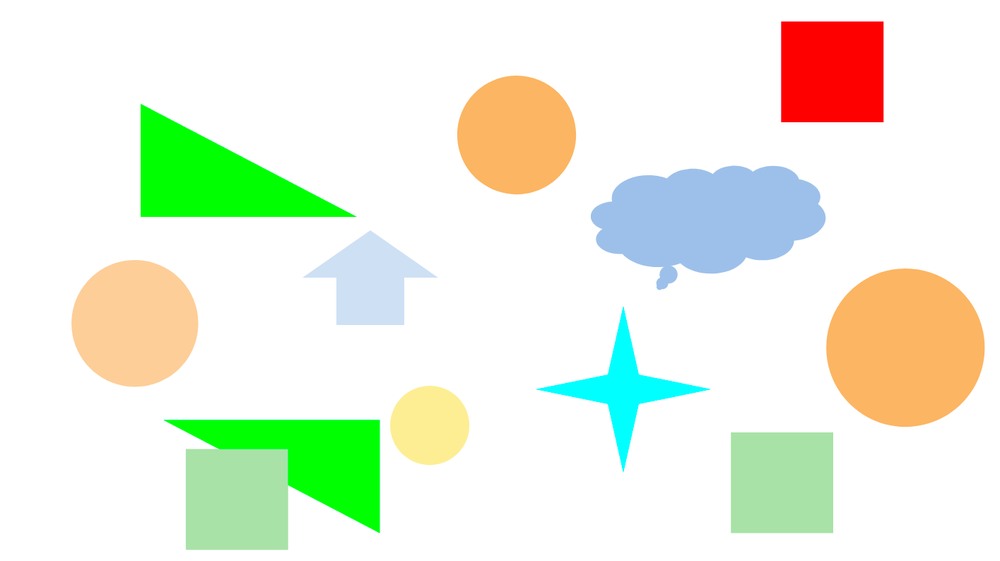
#> input picture 2025_08_15/formas.png, 1000 x 561 px, shrunk from 1415 x 794 before the run
$ jupyter execute --allow-errors Hough_Morfologia_2025.ipynb   (shell and % lines are left out)
#> lines starting #> are read from the running program, lines starting #| are printed output that depends on the picture; after the words box and inside, x2 and y2 are one past the last pixel; in counts of white or black regions, pixels touching at a corner belong together
[cell 1]
import cv2
from matplotlib import pyplot as plt
import numpy as np
import math
img = cv2.imread('formas.png')
#> img is the input picture: shape (561, 1000, 3); mean B, G, R 223.8, 241.4, 234.6
img = cv2.cvtColor(img, cv2.COLOR_BGR2RGB)


plt.imshow(img)

[cell 2]
img_gray = cv2.cvtColor(img, cv2.COLOR_BGR2GRAY)
edges = cv2.Canny(img_gray,50,150)
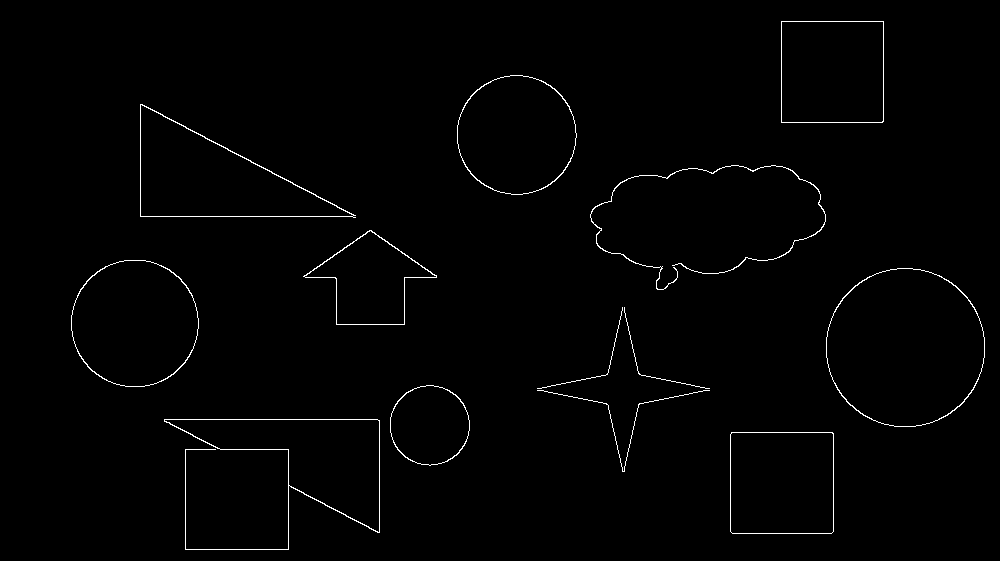
#> edges: shape (561, 1000); 1.1% white in thin lines or dots, all inside (x1, y1, x2, y2) = (71, 21, 985, 550)
circles=cv2.HoughCircles(edges,cv2.HOUGH_GRADIENT,dp=100,minDist=50,param1=10,param2=30,minRadius=50,maxRadius=150)
#> circles = [[250, 350, 90], [750, 350, 90], [550, 450, 90], [250, 150, 90], [550, 150, 90], [950, 350, 90]]

bordas_rgb = cv2.cvtColor(edges, cv2.COLOR_GRAY2RGB)
output = bordas_rgb


if circles is not None:
    circles = np.uint16(np.around(circles))
    for i in circles[0,:]:
        # desenha o contorno do circulo
        cv2.circle(output,(i[0],i[1]),i[2],(0,255,0),2)
        # desenha no centro do circulo
        cv2.circle(output,(i[0],i[1]),2,(0,0,255),3)
#> this loop made 6 passes
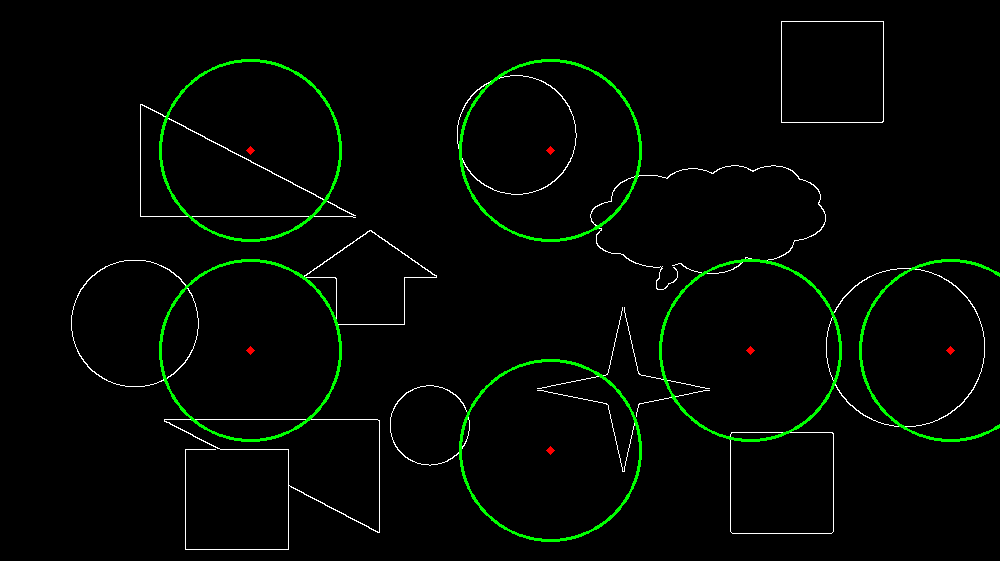
#> output: shape (561, 1000, 3); mean B, G, R 2.6, 7, 2.7

plt.figure(figsize = (10,10))
plt.imshow(output, cmap="gray")

[cell 3]
img_gray = cv2.cvtColor(img, cv2.COLOR_BGR2GRAY)
edges = cv2.Canny(img_gray,50,150)
circles=cv2.HoughCircles(edges,cv2.HOUGH_GRADIENT,dp=1,minDist=10,param1=30,param2=30,minRadius=50,maxRadius=120)
#> circles = [[904.5, 348.5, 79.4], [133.5, 321.5, 63.7], [516.5, 135.5, 59.1]]

bordas_rgb = cv2.cvtColor(edges, cv2.COLOR_GRAY2RGB)
output = bordas_rgb


if circles is not None:
    circles = np.uint16(np.around(circles))
#> circles = [[904, 348, 79], [134, 322, 64], [516, 136, 59]]
    for i in circles[0,:]:
        # desenha o contorno do circulo
        cv2.circle(output,(i[0],i[1]),i[2],(0,255,0),10)
        # desenha no centro do circulo
        cv2.circle(output,(i[0],i[1]),5,(255,255,255),10)
#> this loop made 3 passes
#> output: shape (561, 1000, 3); mean B, G, R 2.5, 8.8, 2.5


plt.imshow(output, cmap="gray")

[cell 4]
img = cv2.imread('coins.png',0)
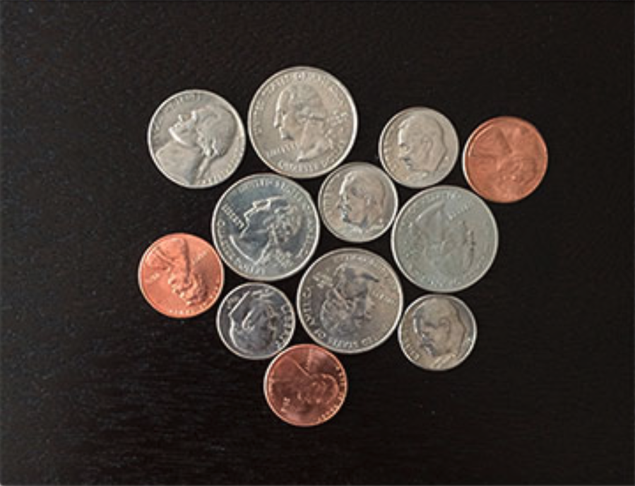
#> input picture 2025_08_15/coins.png, 635 x 486 px, shrunk from 899 x 688 before the run
#> img: shape (486, 635); min 1, max 251, mean 55.6
img = cv2.medianBlur(img,5)
cimg = cv2.cvtColor(img,cv2.COLOR_GRAY2RGB)

circles = cv2.HoughCircles(img,cv2.HOUGH_GRADIENT,1,20,param1=50,
                           param2=40,minRadius=45,maxRadius=60)
#> circles = [[349.5, 299.5, 52.8], [195.5, 138.5, 49.4], [301.5, 121.5, 54.9], [443.5, 237.5, 53.9], [264.5, 227.5, 53.9]]

circles = np.uint16(np.around(circles))
#> circles = [[350, 300, 53], [196, 138, 49], [302, 122, 55], [444, 238, 54], [264, 228, 54]]
for i in circles[0,:]:
    cv2.circle(cimg,(i[0],i[1]),i[2],(0,255,0),2)
#> this loop made 5 passes
#> cimg: shape (486, 635, 3); mean B, G, R 53.6, 57.7, 53.6


plt.imshow(cimg)

[cell 5]
img = cv2.imread('coins.png',0)
img = cv2.medianBlur(img,9)
cimg = cv2.cvtColor(img,cv2.COLOR_GRAY2RGB)

circles = cv2.HoughCircles(img,cv2.HOUGH_GRADIENT,1,20,param1=50,param2=40,
                           minRadius=75,maxRadius=90)
#> circles = None

#> (the rest of this cell did not finish here and is left out)

[cell 6]
# Carregar a imagem
img = cv2.imread('coins.png', 0)
img = cv2.medianBlur(img, 5)
cimg = cv2.cvtColor(img, cv2.COLOR_GRAY2RGB)

# Detectar círculos
circles = cv2.HoughCircles(img, cv2.HOUGH_GRADIENT, 1, 20, param1=50, param2=40, minRadius=75, maxRadius=90)

if circles is not None:
    # Converter para inteiros
    circles = np.uint16(np.around(circles))

    # Contador de moedas de 1 dólar
    dollar_coins_count = 0

    for i in circles[0, :]:
        # Verificar se o raio está na faixa esperada para uma moeda de 1 dólar
        if 75 <= i[2] <= 90:
            dollar_coins_count += 1
            cv2.circle(cimg, (i[0], i[1]), i[2], (0, 255, 0), 2)

    # Exibir a quantidade de moedas de 1 dólar
    print("Quantidade de moedas de 1 dólar:", dollar_coins_count)

    # Exibir a imagem com as moedas de 1 dólar detectadas
    plt.figure(figsize=(7, 7))
    plt.imshow(cimg)
    plt.show()
else:
    print("Nenhuma moeda detectada.")

[cell 7]
# Carregar a imagem
img = cv2.imread('coins.png')
#> img is the input picture: shape (486, 635, 3); mean B, G, R 49.8, 54.3, 62.4
gray = cv2.cvtColor(img, cv2.COLOR_BGR2GRAY)
img_copy = img.copy()

# Detectar círculos
circles = cv2.HoughCircles(gray, cv2.HOUGH_GRADIENT, 1, 20, param1=50, param2=40, minRadius=75, maxRadius=90)

if circles is not None:
    # Converter para inteiros
    circles = np.uint16(np.around(circles))

    # Criar uma máscara para as moedas
    mask = np.zeros_like(gray)
    for i in circles[0, :]:
        cv2.circle(mask, (i[0], i[1]), i[2], 255, -1)

    # Segmentar as moedas contornadas
    segmented_coins = cv2.bitwise_and(img_copy, img_copy, mask=mask)

    # Exibir as moedas segmentadas

    plt.imshow(segmented_coins)

    plt.show()
else:
    print("Nenhuma moeda detectada.")

[cell 8]
# Carregar a imagem
img = cv2.imread('coins.png')
gray = cv2.cvtColor(img, cv2.COLOR_BGR2GRAY)
img_copy = img.copy()

# Detectar círculos
circles = cv2.HoughCircles(gray, cv2.HOUGH_GRADIENT, 1, 20, param1=50, param2=40, minRadius=75, maxRadius=90)

if circles is not None:
    # Converter para inteiros
    circles = np.uint16(np.around(circles))

    # Criar uma máscara para as moedas
    mask = np.zeros_like(gray)
    for i in circles[0, :]:
        cv2.circle(mask, (i[0], i[1]), i[2], 255, -1)

    # Segmentar as moedas contornadas
    segmented_coins = cv2.bitwise_and(img_copy, img_copy, mask=mask)

    # Encontrar contornos
    contours, _ = cv2.findContours(mask, cv2.RETR_EXTERNAL, cv2.CHAIN_APPROX_SIMPLE)

    # Desenhar contornos nas moedas segmentadas
    cv2.drawContours(segmented_coins, contours, -1, (0, 0, 255), 2)

    # Adicionar centro de massa de cada moeda
    for cnt in contours:
        # Calcular momentos do contorno
        M = cv2.moments(cnt)
        # Calcular coordenadas do centro de massa
        cx = int(M['m10'] / M['m00'])
        cy = int(M['m01'] / M['m00'])
        # Desenhar marcador no centro de massa
        cv2.circle(segmented_coins, (cx, cy), 5, (255, 0, 0), -1)

    # Exibir a quantidade de moedas
    print("Quantidade de moedas:", len(contours))

    # Exibir as moedas segmentadas com contornos e centro de massa
    plt.figure(figsize=(10, 10))
    plt.imshow(segmented_coins[:,:,::-1])
    plt.axis('off')
    plt.show()
else:
    print("Nenhuma moeda detectada.")

### **DETECÇÃO DE RETAS**

[cell 9]
img = cv2.imread('formas.png')
img = cv2.cvtColor(img, cv2.COLOR_BGR2RGB)


plt.imshow(img)
plt.show()
img_gray = cv2.cvtColor(img, cv2.COLOR_BGR2GRAY)
edges = cv2.Canny(img_gray,50,150)

lines = cv2.HoughLinesP(edges, 1, math.pi/180.0, 100, np.array([]), 180, 5)
#> lines = [[140, 216, 352, 216], [164, 419, 377, 419], [146, 106, 355, 217]]

hough_img = cv2.cvtColor(edges, cv2.COLOR_GRAY2BGR)

for line in lines:
    x1, y1, x2, y2 = line[0]
    cv2.line(hough_img, (x1, y1), (x2, y2), (255, 0, 255), 5)
#> this loop made 3 passes
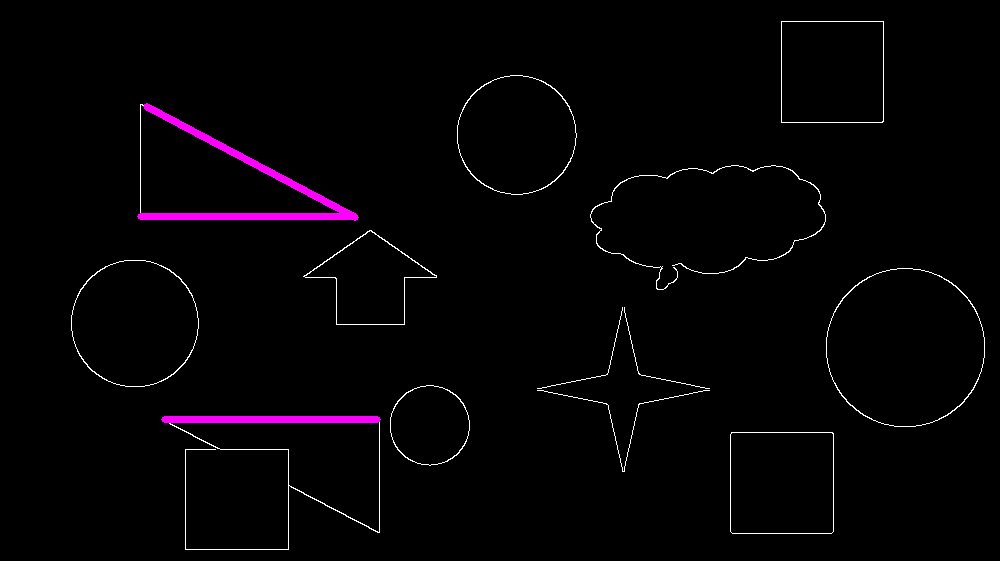
#> hough_img: shape (561, 1000, 3); mean B, G, R 4.5, 2.3, 4.5


plt.imshow(hough_img)

[cell 10]
img = cv2.imread('formas.png')
img = cv2.cvtColor(img, cv2.COLOR_BGR2RGB)


plt.imshow(img)
plt.show()
img_gray = cv2.cvtColor(img, cv2.COLOR_BGR2GRAY)
edges = cv2.Canny(img_gray,50,150)

lines = cv2.HoughLinesP(edges, 1, math.pi/180.0, 50, np.array([]), 30, 5)
#> lines = 34 rows, first 6: [140, 216, 352, 216], [164, 419, 377, 419], [144, 105, 330, 203], [379, 532, 379, 420], [185, 449, 288, 449], [288, 549, 288, 450]

hough_img = cv2.cvtColor(edges, cv2.COLOR_GRAY2BGR)

for line in lines:
    x1, y1, x2, y2 = line[0]
    cv2.line(hough_img, (x1, y1), (x2, y2), (255, 0, 255), 5)
#> this loop made 34 passes
#> (x1, y1, x2, y2) on passes 1 to 12: (140, 216, 352, 216), (164, 419, 377, 419), (144, 105, 330, 203), (379, 532, 379, 420), (185, 449, 288, 449), (288, 549, 288, 450), (140, 215, 140, 104), (185, 549, 287, 549), (731, 432, 832, 432), (290, 486, 362, 524), (781, 21, 883, 21), (730, 531, 730, 434)
#> hough_img: shape (561, 1000, 3); mean B, G, R 11, 1.2, 11


plt.imshow(hough_img)

[cell 11]
img = cv2.imread('rua.png')
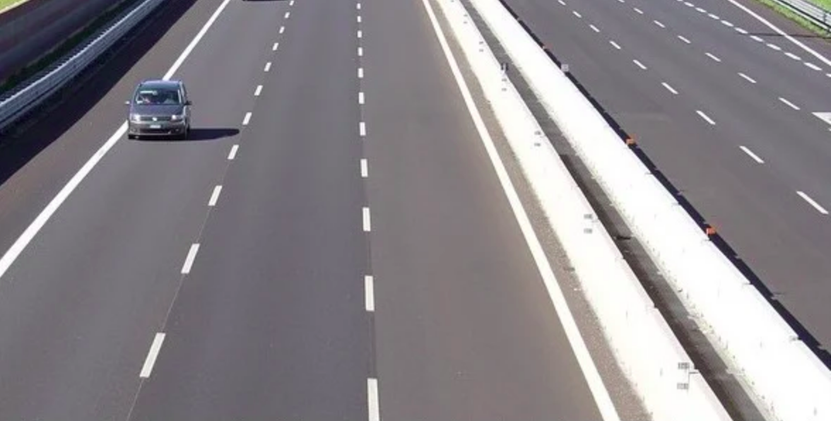
#> input picture 2025_08_15/rua.png, 831 x 421 px, shrunk from 1176 x 596 before the run
#> img is the input picture: shape (421, 831, 3); mean B, G, R 138, 133.7, 137.9
img = cv2.cvtColor(img, cv2.COLOR_BGR2RGB)

plt.imshow(img)
plt.show()

img_gray = cv2.cvtColor(img, cv2.COLOR_BGR2GRAY)
#> img_gray: shape (421, 831)
edges = cv2.Canny(img_gray,50,200)
#> edges: shape (421, 831); 3.6% white in thin lines or dots
#rho (ρ) e theta (θ).
#Limiar de linhas min
#comprimento mínimo de linha, lacuna máxima permitida entre segmentos de linha.
lines = cv2.HoughLinesP(edges, 1, math.pi/180.0, 99, np.array([]), 3, 120)
#> lines = 29 rows, first 6: [471, 2, 761, 415], [469, 0, 730, 373], [466, 13, 711, 390], [565, 76, 829, 370], [442, 34, 622, 420], [436, 0, 641, 401]

hough_img = cv2.cvtColor(edges, cv2.COLOR_GRAY2BGR)
#> hough_img: shape (421, 831, 3); 3.6% white in thin lines or dots

for line in lines:
    x1, y1, x2, y2 = line[0]
    cv2.line(hough_img, (x1, y1), (x2, y2), (255, 0, 255), 5)
#> this loop made 29 passes
#> (x1, y1, x2, y2) on passes 1 to 12: (471, 2, 761, 415), (469, 0, 730, 373), (466, 13, 711, 390), (565, 76, 829, 370), (442, 34, 622, 420), (436, 0, 641, 401), (34, 219, 193, 48), (499, 0, 825, 350), (438, 1, 651, 419), (11, 262, 225, 6), (501, 4, 824, 363), (517, 18, 830, 353)
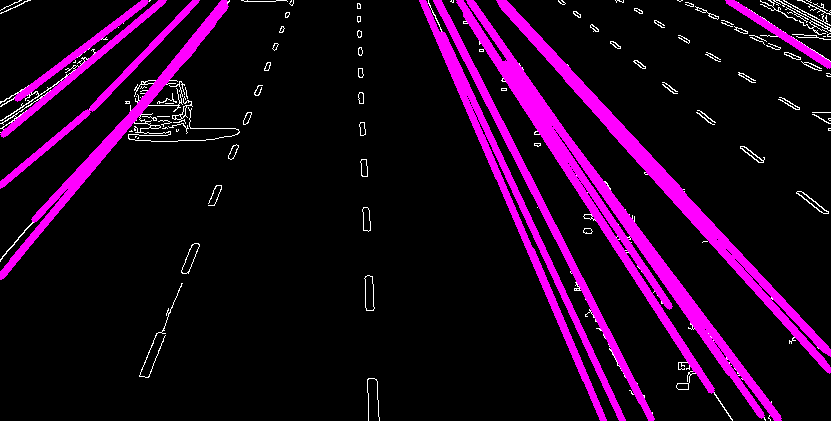
#> hough_img: shape (421, 831, 3); mean B, G, R 31.1, 3.5, 31.1

plt.imshow(hough_img)

## **MORFOLOGIA MATEMÁTICA**

[cell 12]
img = cv2.imread('j.png',0)
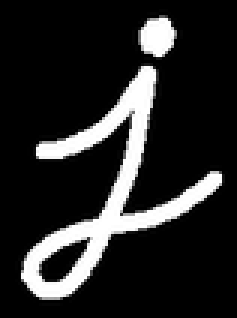
#> input picture 2025_08_15/j.png, 79 x 106 px, shrunk from 112 x 150 before the run (shown 3 times larger)
#> img is the input picture: shape (106, 79); min 0, max 255, mean 39.1
plt.imshow(img, cmap="gray")
plt.show()

kernel = np.ones((7,7),np.uint8)

dilation = cv2.dilate(img,kernel,iterations = 2)


plt.imshow(dilation, cmap="gray")

[cell 13]
img = cv2.imread('j.png',0)

plt.imshow(img, cmap="gray")
plt.show()

dst = img.copy()
kernel = np.ones((5,5),np.uint8)

dilation = cv2.dilate(img,kernel,iterations = 1)

dst = dilation - img


plt.imshow(dst, cmap="gray")

[cell 14]
img = cv2.imread('j.png',0)
plt.imshow(img, cmap="gray")
plt.show()

dst = img.copy()
kernel = np.ones((6,6),np.uint8)

erode = cv2.erode(img,kernel,iterations = 1)

plt.imshow(erode, cmap="gray")

[cell 15]
img = cv2.imread('j-noise.png',0)
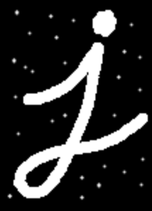
#> input picture 2025_08_15/j-noise.png, 152 x 211 px, shrunk from 215 x 298 before the run
#> img is the input picture: shape (211, 152); min 0, max 255, mean 42.6
plt.imshow(img, cmap="gray")
plt.show()

dst = img.copy()
kernel = np.ones((7,7),np.uint8)

opening = cv2.morphologyEx(img, cv2.MORPH_OPEN, kernel)

plt.imshow(opening, cmap="gray")

[cell 16]
img = cv2.imread('holes.png',0)
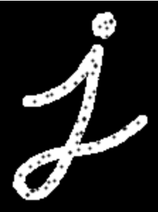
#> input picture 2025_08_15/holes.png, 158 x 212 px, shrunk from 223 x 300 before the run
#> img is the input picture: shape (212, 158); min 0, max 255, mean 37.6
plt.imshow(img, cmap="gray")
plt.show()

dst = img.copy()
kernel = np.ones((7,7),np.uint8)

closing = cv2.morphologyEx(img, cv2.MORPH_CLOSE, kernel)
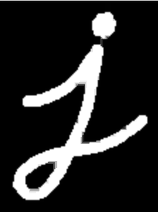
#> closing: shape (212, 158); min 0, max 255, mean 40.6

plt.imshow(closing, cmap="gray")
